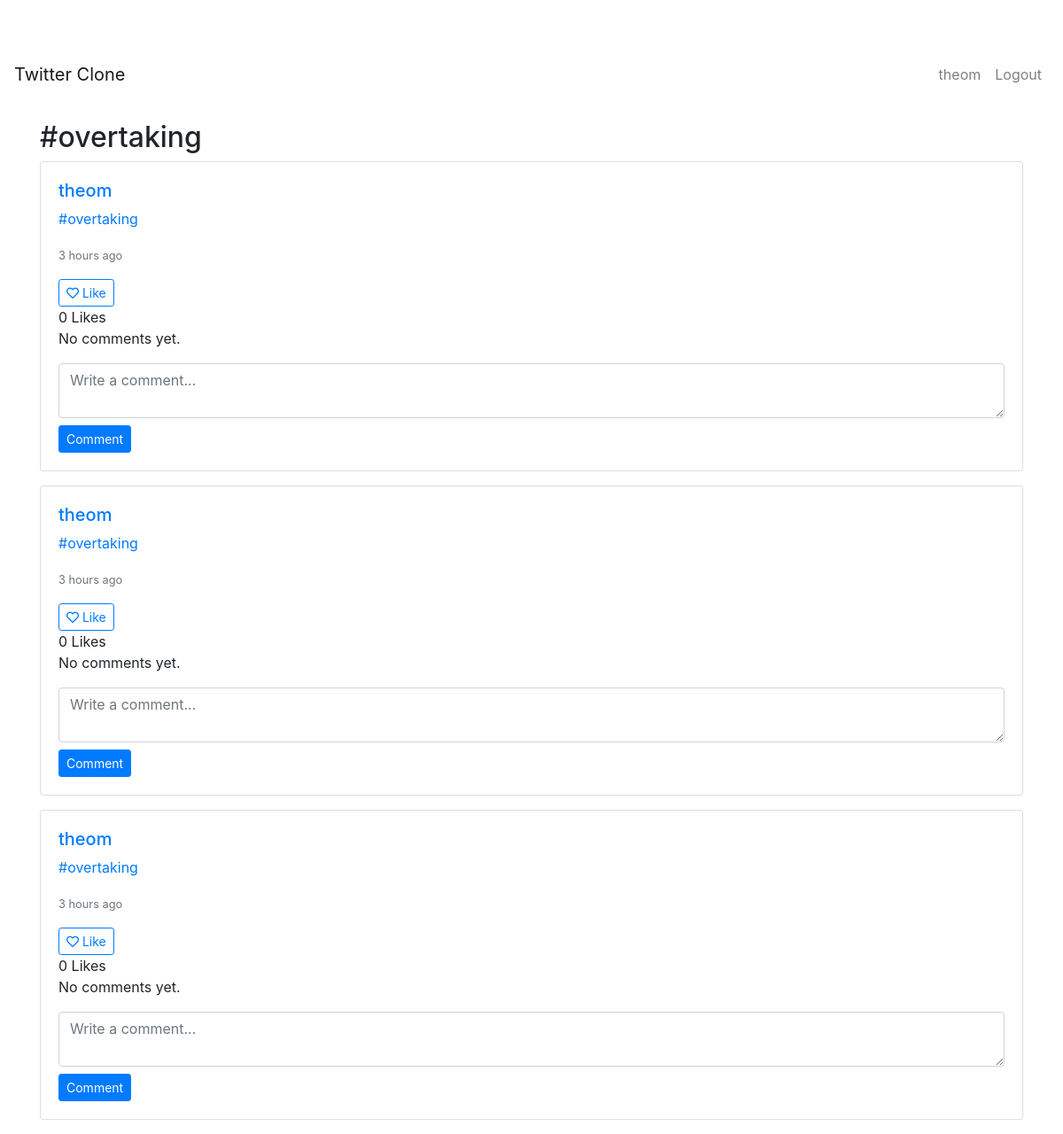
The app's page /hashtags/overtaking/ (signed in) with its own data.
### hashtags/models.py (models this page shows, shortened)
class Hashtag(models.Model):
    name = models.CharField(max_length=100, unique=True)

### posts/models.py (models this page shows, shortened)
class Post(models.Model):
    content = models.TextField(max_length=280)
    author = models.ForeignKey(User, on_delete=models.CASCADE, related_name='posts')
    created_at = models.DateTimeField(auto_now_add=True)
    hashtags = models.ManyToManyField(Hashtag, blank=True, related_name='posts')
    likes = models.ManyToManyField(User, blank=True, related_name='liked_posts')
    def total_likes(self):
        return self.likes.count()

### hashtags/views.py (the view)
# urls.py: path('<str:name>/', views.hashtag_detail, name='hashtag_detail'),
def hashtag_detail(request, name):
    hashtag = get_object_or_404(Hashtag, name=name.lower())
    posts = Post.objects.filter(hashtags=hashtag).order_by('-created_at')
    context = {
        'hashtag': hashtag,
        'posts': posts,
    }
    return render(request, 'hashtags/hashtag_detail.html', context)

### hashtags/templatetags/hashtags_extras.py (called while the page is built)
@register.filter
def link_hashtags(text):
    text = escape(text)
    def replace(match):
        hashtag = match.group(1)
        url = reverse('hashtags:hashtag_detail', args=[hashtag.lower()])
        link = f'<a href="{url}">#{hashtag}</a>'
        return link
    regex = r'#(\w+)'
    return mark_safe(re.sub(regex, replace, text))

### hashtags/templates/hashtags/hashtag_detail.html
{% extends 'base.html' %}
{% load humanize %}
{% load hashtags_extras %}
{% block content %}
<div class="container mt-4">
    <h2>#{{ hashtag.name }}</h2>
    {% if posts %}
        {% for post in posts %}
            {% include 'posts/partials/post_card.html' %}
        {% endfor %}
    {% else %}
        <p>No posts found for this hashtag.</p>
    {% endif %}
</div>
{% endblock %}

### templates/base.html (shortened to what this page needs)
{% load static %}
<!DOCTYPE html>
<html lang="en">
<head>
    <link rel="stylesheet" href="https://stackpath.bootstrapcdn.com/bootstrap/4.5.2/css/bootstrap.min.css">
    <link rel="stylesheet" href="{% static 'css/style.css' %}">
    <link rel="stylesheet" href="https://cdnjs.cloudflare.com/ajax/libs/font-awesome/5.15.1/css/all.min.css">
</head>
<body>
    <nav class="navbar navbar-expand-lg navbar-light">
        <a class="navbar-brand" href="{% url 'home' %}">Twitter Clone</a>
        <ul class="navbar-nav ml-auto">
            {% if user.is_authenticated %}
                <li class="nav-item">
                    <a class="nav-link" href="{% url 'profile' user.username %}">{{ user.username }}</a>
                </li>
                <li class="nav-item">
                    <a class="nav-link" href="{% url 'logout' %}">Logout</a>
                </li>
            {% endif %}
        </ul>
    </nav>
    {% block content %}
    {% endblock %}
</body>
</html>

### posts/templates/posts/partials/post_card.html
<div class="card mb-3">
    <div class="card-body">
        {% include 'posts/partials/post_content.html' %}
        <div class="d-flex justify-content-between align-items-center">
            <div id="like-button-{{ post.id }}">
                {% include 'posts/partials/like_button.html' %}
            </div>
        </div>
        {% include 'comments/partials/comment_section.html' %}
        {% include 'comments/partials/comment_box.html' %}
    </div>
</div>

### posts/templates/posts/partials/post_content.html
{% load humanize %}
{% load hashtags_extras %}
<h5>
    <a href="{% url 'profile' post.author.username %}">
        {{ post.author.username }}
    </a>
</h5>
<p>{{ post.content|link_hashtags|safe }}</p>
<p class="text-muted">
    <small>{{ post.created_at|naturaltime }}</small>
</p>

### posts/templates/posts/partials/like_button.html (shortened to what this page needs)
{% if user.is_authenticated %}
    <form id="like-form-{{ post.id }}" hx-post="{% url 'like_post' post.id %}" hx-target="#like-button-{{ post.id }}" hx-swap="innerHTML">
        <button type="submit" class="btn btn-sm {% if user in post.likes.all %}btn-outline-danger{% else %}btn-outline-primary{% endif %}">
            {% if user in post.likes.all %}
                <i class="fas fa-heart"></i> Unlike
            {% else %}
                <i class="far fa-heart"></i> Like
            {% endif %}
        </button>
    </form>
{% else %}
    <p><a href="{% url 'login' %}">Login</a> to like this post.</p>
{% endif %}
<span>{{ post.total_likes }} {{ post.total_likes|pluralize:"Like,Likes" }}</span>

### comments/templates/comments/partials/comment_section.html
{% load humanize %}
{% load hashtags_extras %}
<div class="comments">
    {% if post.comments.exists %}
        {% for comment in post.comments.all %}
            <div class="comment mb-2">
                <strong>{{ comment.author.username }}</strong>: {{ comment.content|link_hashtags }}
                <p class="text-muted">
                    <small>{{ comment.created_at|naturaltime }}</small>
                </p>
            </div>
        {% endfor %}
    {% else %}
        <p>No comments yet.</p>
    {% endif %}
</div>

### comments/templates/comments/partials/comment_box.html (shortened to what this page needs)
{% if user.is_authenticated %}
    <form method="post" action="{% url 'comments:add_comment' post.id %}">
        <div class="form-group mb-2">
            <textarea name="content" rows="2" class="form-control"
                      placeholder="Write a comment..."></textarea>
        </div>
        <button type="submit" class="btn btn-sm btn-primary">
            Comment
        </button>
    </form>
{% else %}
    <p>Please <a href="{% url 'login' %}">login</a> to comment.</p>
{% endif %}

### static/css/style.css (style rules this page uses)
.card { width: 100%; }
body { padding-top: 56px; }
.container { margin-top: 20px; }

### records on screen
Hashtag: name "overtaking"
Post: author.username "theom", content|link_hashtags "#overtaking", created_at "3 hours ago", shows "Like", total_likes "0", shows "No comments yet."
Post: author.username "theom", content|link_hashtags "#overtaking", created_at "3 hours ago", shows "Like", total_likes "0", shows "No comments yet."
Post: author.username "theom", content|link_hashtags "#overtaking", created_at "3 hours ago", shows "Like", total_likes "0", shows "No comments yet."

### other values on screen
{{ user.username }} "theom"
